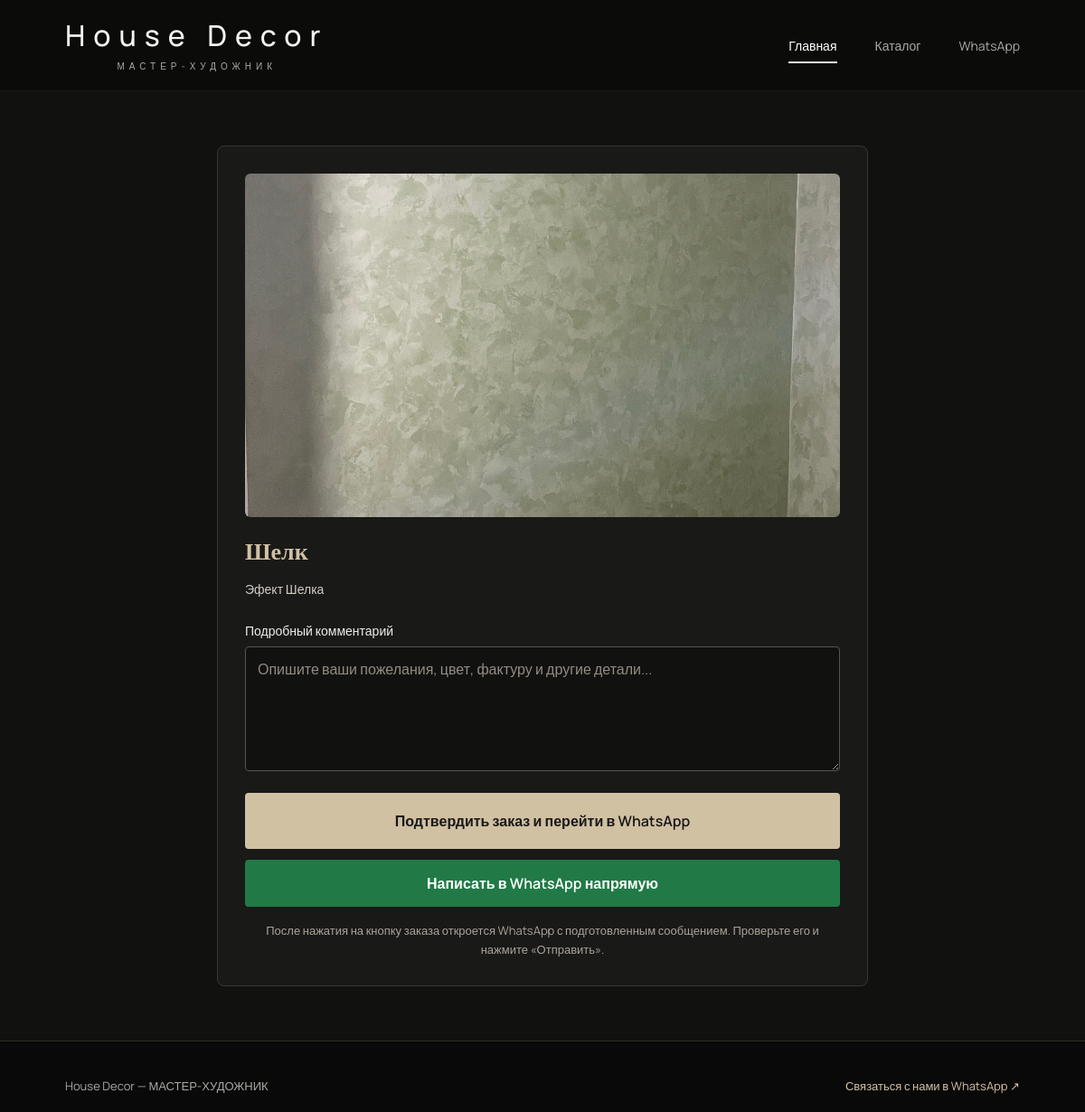
Screenshot of /order/?product=10 with the database file from the repository.
### catalog/models.py (models this page shows, shortened)
class Timestamped(models.Model):
    created_at = models.DateTimeField(auto_now_add=True)
    updated_at = models.DateTimeField(auto_now=True)
    class Meta:
        abstract = True

class Product(Timestamped):
    category = models.ForeignKey(
        Category,
        on_delete=models.CASCADE,
        related_name='products'
    )
    title = models.CharField(max_length=160)
    slug = models.SlugField(unique=True, blank=True)
    short_desc = models.CharField(max_length=240, blank=True)
    description = models.TextField(blank=True)
    price = models.DecimalField(
        max_digits=10,
        decimal_places=2,
        null=True,
        blank=True,
        validators=[MinValueValidator(0)],
        verbose_name='Цена материала за м² (сом)'
    )
    application_price = models.DecimalField(
        max_digits=10,
        decimal_places=2,
        default=0,
        validators=[MinValueValidator(0)],
        verbose_name='Цена нанесения за м² (сом)'
    )
    is_published = models.BooleanField(default=True)
    image = models.ImageField(
        upload_to='products/',
        null=True,
        blank=True
    )
    class Meta:
        verbose_name = 'Изделие'
        verbose_name_plural = 'Изделия'
        ordering = ['-created_at']

### catalog/views.py (the view, shortened to what this page needs)
# urls.py: path('order/', create_order, name='create_order'),
def create_order(request):
    products = Product.objects.filter(is_published=True)
    product_id = (
        request.GET.get('product')
        or request.POST.get('product')
    )
    product = None
    if product_id:
        product = get_object_or_404(
            Product,
            pk=product_id,
            is_published=True,
        )
    return render(request, 'catalog/order.html', {
        'products': products,
        'product': product,
    })

### catalog/templates/catalog/order.html (shortened to what this page needs)
{% load static %}
<!DOCTYPE html>
<html lang="ru">
<head>
    <link rel="stylesheet" href="{% static 'css/style.css' %}">
</head>
<body>
<header class="header">
    <div class="container header-container">
        <a class="logo" href="/">
            <h1>House Decor</h1>
            <span>МАСТЕР-ХУДОЖНИК</span>
        </a>
        <nav class="nav">
            <a href="/">Главная</a>
            <a href="/#products">Каталог</a>
            <a href="https://wa.me/996706010902" target="_blank" rel="noopener noreferrer">WhatsApp</a>
        </nav>
    </div>
</header>
<main class="order-main">
    <div class="container">
        {% if product %}
            <div class="order-box">
                {% if product.image %}
                    <img
                        src="{{ product.image.url }}"
                        alt="{{ product.title }}"
                        class="order-product-image"
                    >
                {% endif %}
                <h2>{{ product.title }}</h2>
                <div class="order-description">
                    {% if product.description %}
                        {{ product.description }}
                    {% elif product.short_desc %}
                        {{ product.short_desc }}
                    {% else %}
                        Декоративное покрытие House Decor.
                    {% endif %}
                </div>
                <form id="orderForm">
                    <label for="comment">
                        Подробный комментарий
                    </label>
                    <textarea
                        id="comment"
                        name="comment"
                        rows="5"
                        placeholder="Опишите ваши пожелания, цвет, фактуру и другие детали..."
                    ></textarea>
                    <div class="order-actions">
                        <button class="btn" type="submit">
                            Подтвердить заказ и перейти в WhatsApp
                        </button>
                        <a
                            class="whatsapp-btn"
                            href="https://wa.me/996706010902"
                            target="_blank"
                            rel="noopener noreferrer"
                        >
                            Написать в WhatsApp напрямую
                        </a>
                    </div>
                    <p class="order-note">
                        После нажатия на кнопку заказа откроется WhatsApp
                        с подготовленным сообщением. Проверьте его и нажмите «Отправить».
                    </p>
                </form>
            </div>
        {% endif %}
    </div>
</main>
<footer class="footer" id="footer">
    <div class="container" style="display: flex; justify-content: space-between; align-items: center; flex-wrap: wrap; gap: 15px;">
        <p style="color: var(--muted, #aaa9a5); font-size: 13px; margin: 0;">House Decor — МАСТЕР-ХУДОЖНИК</p>
        <a
            href="https://wa.me/996706010902"
            target="_blank"
            rel="noopener noreferrer"
            style="color: #d1c1a3; font-size: 13px;"
        >
            Связаться с нами в WhatsApp ↗
        </a>
    </div>
</footer>
</body>
</html>

### artdecor/static/css/style.css (style rules this page uses)
:root { --bg: #111110; --bg-light: #191918; --text: #f4f3f1; --muted: #aaa9a5; --border: rgba(255, 255, 255, 0.17); --accent: #d1c1a3; }
* { margin: 0; padding: 0; box-sizing: border-box; }
html { scroll-behavior: smooth; scroll-padding-top: 110px; }
body { font-family: 'Manrope', sans-serif; background: var(--bg); color: var(--text); overflow-x: hidden; }
a { text-decoration: none; color: inherit; }
img { display: block; max-width: 100%; }
.container { width: min(1320px, 88%); margin: 0 auto; }
.header { position: sticky; top: 0; z-index: 100; background: rgba(12, 12, 11, 0.96); backdrop-filter: blur(14px); border-bottom: 1px solid rgba(255, 255, 255, 0.07); }
.header-container { min-height: 100px; display: flex; align-items: center; justify-content: space-between; gap: 35px; }
.logo h1 { font-size: 32px; font-weight: 500; letter-spacing: 9px; line-height: 1.2; white-space: nowrap; }
.logo span { display: block; text-align: center; margin-top: 7px; font-size: 10px; color: var(--muted); letter-spacing: 5px; }
.nav { display: flex; align-items: center; gap: 42px; }
.nav a { position: relative; padding: 12px 0; color: var(--muted); font-size: 14px; transition: color 0.3s ease; }
.nav a:hover, .nav a:first-child { color: #fff; }
.nav a:first-child::after { content: ""; position: absolute; left: 0; bottom: 2px; width: 100%; height: 2px; background: #eee; }
.btn { min-height: 62px; padding: 0 25px; display: inline-flex; justify-content: center; align-items: center; gap: 16px; border: 1px solid rgba(255, 255, 255, 0.8); background: rgba(15, 15, 15, 0.2); color: #f7f7f5; font-size: 15px; font-weight: 500; cursor: pointer; transition: background 0.3s ease, color 0.3s ease, border-color 0.3s ease, transform 0.25s ease; }
.footer { padding: 40px 0 20px; background: #090909; border-top: 1px solid rgba(209, 193, 163, 0.18); }

### catalog/templates/catalog/order.html (style rules this page uses)
.order-main { padding: 60px 0; background: var(--bg, #111110); min-height: calc(100vh - 200px); }
.order-box { max-width: 720px; margin: 0 auto; padding: 30px; background: #191918; border: 1px solid #39362f; border-radius: 8px; box-sizing: border-box; color: #fff; }
.order-product-image { display: block; width: 100%; max-height: 380px; object-fit: cover; object-position: center; margin-bottom: 24px; border-radius: 6px; }
.order-box > h2 { margin: 0 0 14px; color: #d1c1a3; font-family: Georgia, serif; font-size: 26px; }
.order-description { margin: 0 0 24px; line-height: 1.7; color: #d0ccc4; font-size: 14px; }
.order-box label { display: block; margin: 20px 0 8px; color: #eee; font-size: 14px; font-weight: 500; }
.order-box input, .order-box textarea { display: block; width: 100%; padding: 13px; color: #fff; background: #111110; border: 1px solid #555; border-radius: 4px; font: inherit; box-sizing: border-box; }
.order-box textarea { min-height: 120px; resize: vertical; }
.order-box input::placeholder, .order-box textarea::placeholder { color: #928d83; }
.order-actions { display: flex; flex-direction: column; gap: 12px; margin-top: 24px; }
.order-box .btn, .whatsapp-btn { display: block; width: 100%; margin: 0; padding: 15px 20px; border: none; border-radius: 4px; box-sizing: border-box; text-align: center; font: inherit; font-weight: 600; cursor: pointer; text-decoration: none; transition: background 0.25s ease; }
.order-box .btn { background: #d1c1a3; color: #191918; }
.whatsapp-btn { background: #217a46; color: #fff; }
.order-note { margin-top: 16px; color: #aaa397; font-size: 13px; line-height: 1.6; text-align: center; }

### rows the page displays
Product: image (picture), title "Шелк", short_desc "Эфект Шелка"
